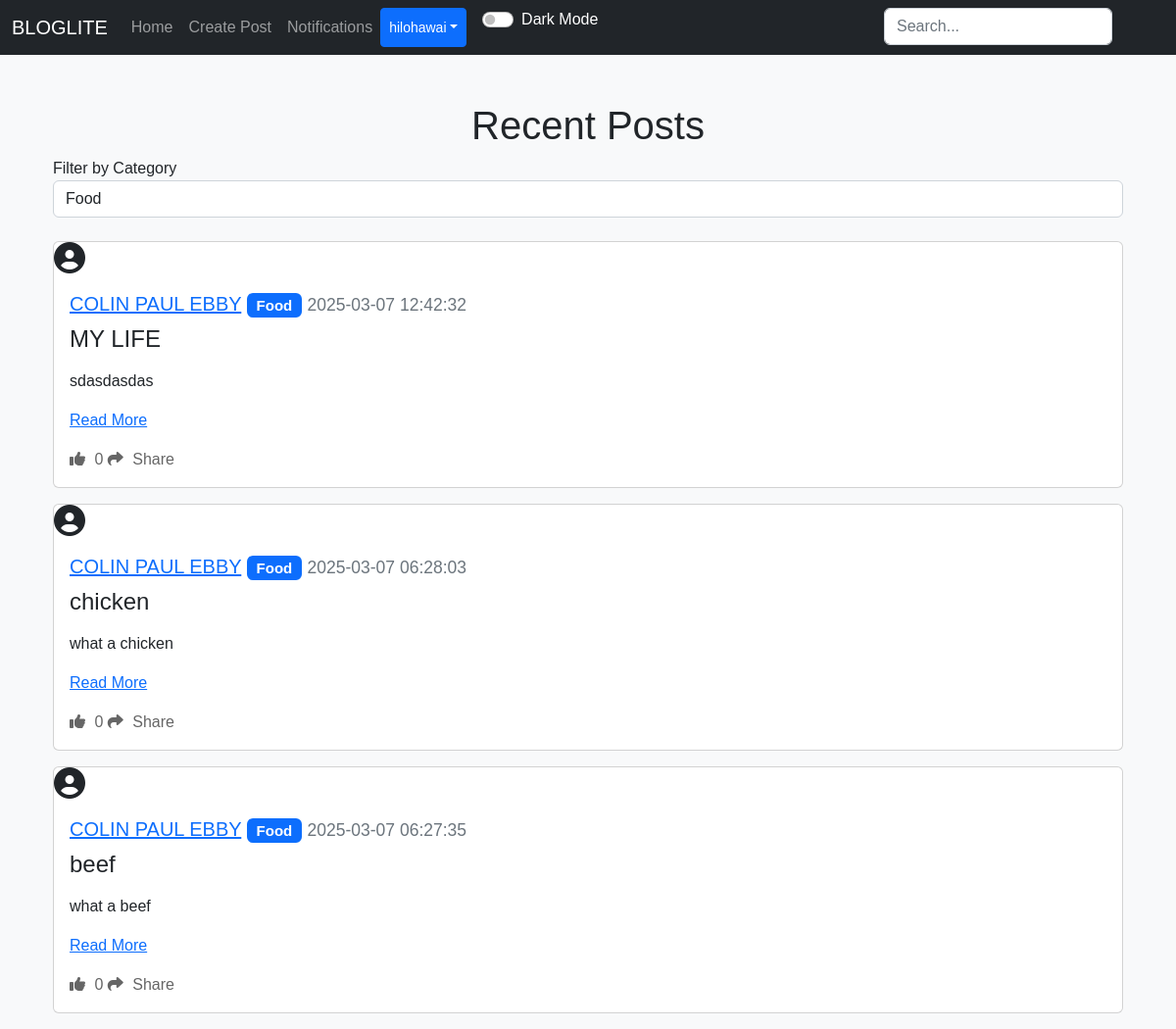
The page /home?category_id=4 (signed in) on the database its author committed.
### applicaton/models.py (models this page shows)
class User(db.Model, UserMixin):
    id = db.Column(db.Integer, primary_key=True)
    email = db.Column(db.String(150), unique=True)
    username = db.Column(db.String(150), unique=True)
    password = db.Column(db.String(150))
    date_created = db.Column(db.DateTime(timezone=True), default=func.now())
    profile_picture = db.Column(db.String(150), nullable=True)
    posts = db.relationship("Post", backref="user", cascade="all, delete")
    comments = db.relationship("Comment", backref="user", cascade="all, delete")
    likes = db.relationship("Like", backref="user", cascade="all, delete")
    followers = db.relationship("Follower", foreign_keys=[Follower.user_id], backref="followed_user", lazy="dynamic")
    following = db.relationship("Follower", foreign_keys=[Follower.follower_id], backref="follower", lazy="dynamic")
    notifications = db.relationship("Notification", backref="user", cascade="all, delete", lazy="dynamic")

class Post(db.Model):
    id = db.Column(db.Integer, primary_key=True)
    title = db.Column(db.String(150), nullable=False)  # Add title field
    text = db.Column(db.Text, nullable=False)
    date_created = db.Column(db.DateTime(timezone=True), default=func.now())
    author = db.Column(db.Integer, db.ForeignKey('user.id'), nullable=False)
    category_id = db.Column(db.Integer, db.ForeignKey('category.id'), nullable=True)
    comments = db.relationship("Comment", backref="post", cascade="all, delete")
    likes = db.relationship("Like", backref="post", cascade="all, delete")

class Category(db.Model):
    id = db.Column(db.Integer, primary_key=True)
    name = db.Column(db.String(50), unique=True, nullable=False)
    posts = db.relationship("Post", backref="category", cascade="all, delete")

### applicaton/views.py (the view)
@views.route("/")
@views.route("/home")
@login_required
def home():
    logging.basicConfig(level=logging.DEBUG)
    logger = logging.getLogger(__name__)
    category_id = request.args.get('category_id')
    logger.debug(f"Received category_id: {category_id}")
    query = Post.query
    if category_id and category_id != "":
        try:
            category_id_int = int(category_id)
            query = query.filter(Post.category_id == category_id_int)
            logger.debug(f"Applied category filter for ID: {category_id_int}")
        except ValueError:
            logger.error(f"Invalid category_id: {category_id}")
    posts = query.order_by(Post.date_created.desc()).all()
    logger.debug(f"Filtered posts count: {len(posts)}")
    for post in posts:
        logger.debug(f"Post - ID: {post.id}, Title: {post.title}, Category ID: {post.category_id}")
    categories = Category.query.all()
    logger.debug(f"Categories available: {[category.name for category in categories]}")
    return render_template("home.html", user=current_user, posts=posts, categories=categories)

### applicaton/templates/home.html (shortened to what this page needs)
{% extends "nav.html" %}
{% block content %}
<div class="container mt-5">
    <h1 align="center">Recent Posts</h1>
    <form method="GET" action="{{ url_for('views.home') }}" id="categoryFilterForm">
        <div class="form-group">
            <label for="category_id">Filter by Category</label>
            <select name="category_id" id="category_id" class="form-control">
                {% for category in categories %}
                    <option value="{{ category.id }}" {% if request.args.get('category_id')|string == category.id|string %}selected{% endif %}>{{ category.name }}</option>
                {% endfor %}
            </select>
        </div>
    </form>
    <br />
    {% for post in posts %}
        <div class="card mb-3">
            <div class="profile-pic-container mr-3">
                {% if post.user.profile_picture %}
                    <img src="{{ url_for('static', filename='uploads/' + post.user.profile_picture) }}" alt="Profile Picture" class="profile-pic">
                {% else %}
                    <i class="fas fa-user-circle fa-2x"></i>
                {% endif %}
            </div>
            <div class="card-body">
                <h5 class="card-title">
                    <a href="{{ url_for('views.post', username=post.user.username) }}">{{ post.user.username }}</a>
                    {% if post.category %}
                        <span class="badge bg-primary">{{ post.category.name }}</span>
                    {% endif %}
                    <small class="text-muted">{{ post.date_created }}</small>
                </h5>
                <h4>{{ post.title }}</h4>
                <p class="card-text">
                    {% if post.text|length > 100 %}
                        {{ post.text[:100] | safe }}... <a href="{{ url_for('views.view_post', id=post.id) }}">Read More</a>
                    {% else %}
                        {{ post.text | safe }} <a href="{{ url_for('views.view_post', id=post.id) }}">Read More</a>
                    {% endif %}
                </p>
                <div>
                    <a href="#" class="like-btn" data-post-id="{{ post.id }}">
                        <i class="fas fa-thumbs-up"></i> <span class="like-count">{{ post.likes|length }}</span>
                    </a>
                    <a href="#" class="share-btn ml-3" data-post-id="{{ post.id }}" data-bs-toggle="modal" data-bs-target="#shareModal">
                        <i class="fas fa-share"></i> Share
                    </a>
                </div>
            </div>
        </div>
    {% endfor %}
</div>
{% endblock %}

### applicaton/templates/nav.html (shortened to what this page needs)
<!DOCTYPE html>
<html lang="en">
<head>
  <link href="https://cdn.jsdelivr.net/npm/bootstrap@5.2.3/dist/css/bootstrap.min.css" rel="stylesheet">
  <link rel="stylesheet" href="https://code.jquery.com/ui/1.12.1/themes/base/jquery-ui.css">
  <link rel="stylesheet" href="{{ url_for('static', filename='style.css') }}">
</head>
<body>
  <nav class="navbar navbar-expand-lg navbar-dark bg-dark">
    <div class="container-fluid">
      <a class="navbar-brand" href="/home">BLOGLITE</a>
      <div class="collapse navbar-collapse" id="navbar">
        <div class="navbar-nav">
          <a class="nav-item nav-link" href="/home">Home</a>
          {% if user.is_authenticated %}
            <a class="nav-item nav-link" href="/create-post">Create Post</a>
            <a class="nav-item nav-link" href="/notifications">Notifications</a>
            <div style="position: absolute; right: 57px;">
              <form action="{{ url_for('views.search') }}" method="POST" class="d-flex" role="search">
                <input type="search" placeholder="Search..." name="query" class="form-control me-2" id="search-input">
              </form>
            </div>
            <div class="btn-group">
              <button type="button" class="btn btn-sm btn-primary dropdown-toggle" data-bs-toggle="dropdown">{{ user.username }}</button>
            </div>
          {% else %}
            <a class="nav-item nav-link" href="/login">Login</a>
            <a class="nav-item nav-link" href="/sign-up">Sign Up</a>
          {% endif %}
          <div class="form-check form-switch ms-3">
            <input class="form-check-input" type="checkbox" id="darkModeToggle" onclick="toggleDarkMode()">
            <label class="form-check-label text-white" for="darkModeToggle">Dark Mode</label>
          </div>
        </div>
      </div>
    </div>
  </nav>
  <div class="container">{% block content %}{% endblock %}</div>
</body>
</html>

### applicaton/static/style.css (style rules this page uses)
body { background-color: #f8f9fa; font-family: Arial, sans-serif; }
.profile-pic-container { display: inline-block; vertical-align: middle; margin-right: 10px; }
.like-btn { color: #666; text-decoration: none; transition: color 0.3s ease; }
.like-btn i { margin-right: 5px; }
.share-btn { color: #666; text-decoration: none; transition: color 0.3s ease; }
.share-btn i { margin-right: 5px; }

### rows shown on the page
User: username "hilohawai"
Post: user.username "COLIN PAUL EBBY", category.name "Food", date_created "2025-03-07 12:42:32", title "MY LIFE", text "sdasdasdas", likes|length "0"
Post: user.username "COLIN PAUL EBBY", category.name "Food", date_created "2025-03-07 06:28:03", title "chicken", text "what a chicken", likes|length "0"
Post: user.username "COLIN PAUL EBBY", category.name "Food", date_created "2025-03-07 06:27:35", title "beef", text "what a beef", likes|length "0"

### other values the page prints
form field category_id "Food"
